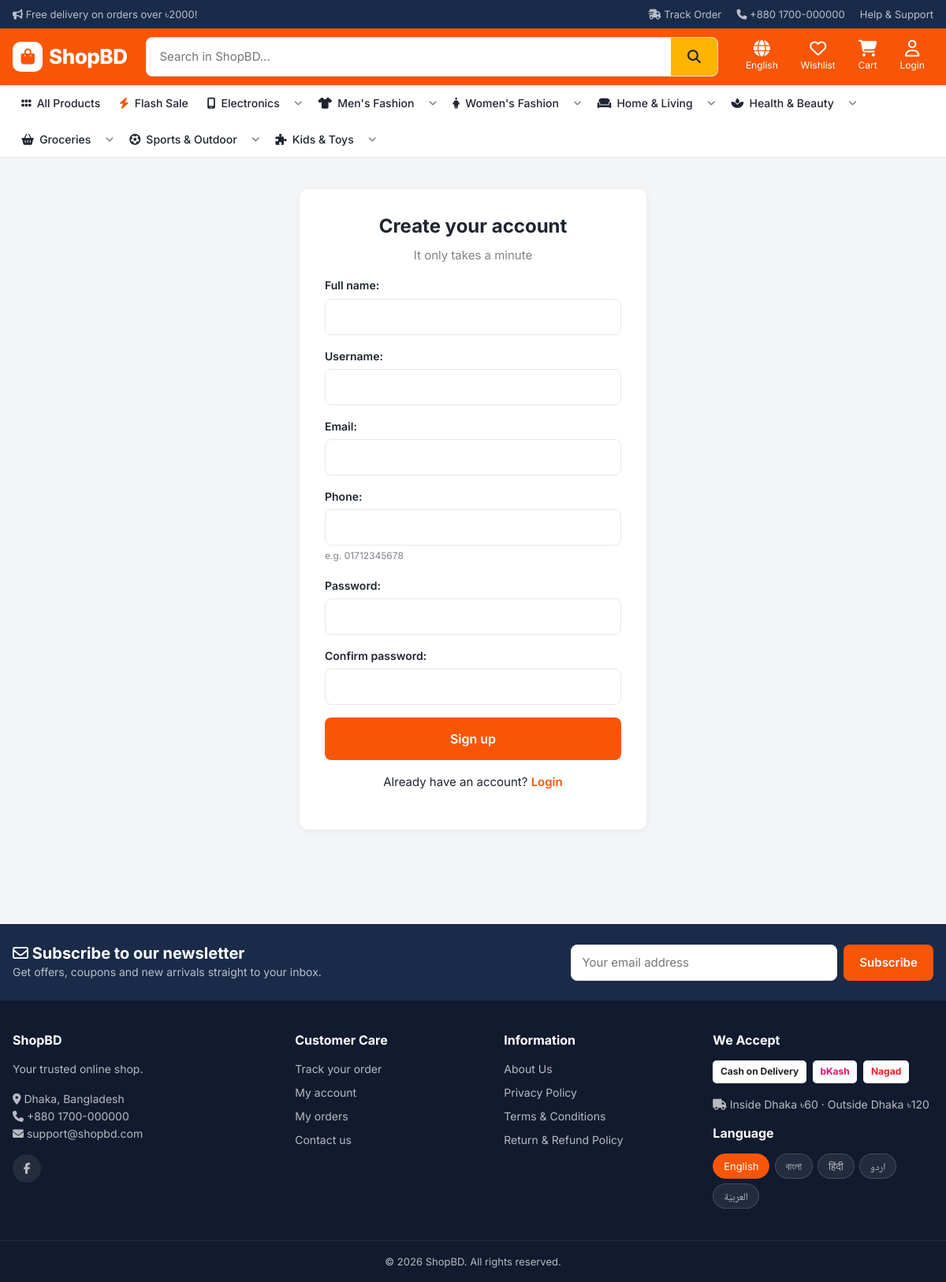
Page /accounts/register/ on the committed database.
### core/models.py (models this page shows, shortened)
class SiteSetting(TranslatableMixin, models.Model):
    site_name = models.CharField(max_length=100, default="ShopBD")
    tagline = models.CharField(max_length=200, blank=True, default="Online Shopping in Bangladesh")
    logo = models.ImageField(upload_to="site/", blank=True)
    favicon = models.ImageField(upload_to="site/", blank=True)
    phone = models.CharField(max_length=30, blank=True, default="+880 1700-000000")
    email = models.EmailField(blank=True, default="support@shopbd.com")
    address = models.CharField(max_length=255, blank=True, default="Dhaka, Bangladesh")
    facebook = models.URLField(blank=True)
    instagram = models.URLField(blank=True)
    youtube = models.URLField(blank=True)
    top_notice = models.CharField(max_length=255, blank=True, default="Free delivery on orders over ৳2000!")
    default_language = models.CharField(
        max_length=10, choices=settings.LANGUAGES, default="en",
        help_text="নতুন ভিজিটর প্রথমে এই ভাষায় সাইট দেখবে (পরে নিজে বদলাতে পারবে)",
    )
    shipping_inside_dhaka = models.DecimalField(max_digits=8, decimal_places=2, default=Decimal("60"))
    shipping_outside_dhaka = models.DecimalField(max_digits=8, decimal_places=2, default=Decimal("120"))
    free_shipping_over = models.DecimalField(
        max_digits=10, decimal_places=2, default=Decimal("2000"),
        help_text="0 দিলে ফ্রি ডেলিভারি বন্ধ থাকবে",
    )
    bkash_number = models.CharField(max_length=20, blank=True, default="01700000000")
    nagad_number = models.CharField(max_length=20, blank=True, default="01700000000")
    enable_cod = models.BooleanField("Enable Cash on Delivery", default=True)
    enable_bkash = models.BooleanField(default=True)
    enable_nagad = models.BooleanField(default=True)
    footer_text = models.TextField(blank=True, default="Your trusted online shop.")
    class Meta:
        verbose_name = "Site Setting"
        verbose_name_plural = "Site Settings"
    @classmethod
    def load(cls):
        obj, _ = cls.objects.get_or_create(pk=1)
        return obj

class Page(TranslatableMixin, models.Model):
    title = models.CharField(max_length=150)
    slug = models.SlugField(unique=True)
    content = models.TextField(help_text="HTML লেখা যাবে")
    show_in_footer = models.BooleanField(default=True)
    is_active = models.BooleanField(default=True)

### store/models.py (models this page shows, shortened)
class Category(TranslatableMixin, models.Model):
    name = models.CharField(max_length=100)
    slug = models.SlugField(max_length=120, unique=True, blank=True, allow_unicode=True)
    parent = models.ForeignKey("self", null=True, blank=True, on_delete=models.CASCADE, related_name="children")
    image = models.ImageField(upload_to="categories/", blank=True)
    icon = models.CharField(max_length=50, blank=True, help_text="Font Awesome class, যেমন: fa-mobile-screen")
    order = models.PositiveIntegerField(default=0)
    is_active = models.BooleanField(default=True)
    show_on_home = models.BooleanField(default=True)
    class Meta:
        verbose_name_plural = "Categories"
        ordering = ["order", "name"]
    def get_absolute_url(self):
        return reverse("store:category", args=[self.slug])

### accounts/views.py (the view, shortened to what this page needs)
# urls.py: path("register/", views.register, name="register"),
def register(request):
    if request.user.is_authenticated:
        return redirect("accounts:dashboard")
    form = RegisterForm(request.POST or None)
    return render(request, "accounts/register.html", {"form": form})

### accounts/forms.py (shortened to what this page needs)
class RegisterForm(StyledMixin, UserCreationForm):
    first_name = forms.CharField(label=_("Full name"), max_length=100)
    email = forms.EmailField(label=_("Email"))
    phone = forms.CharField(label=_("Phone"), max_length=20, help_text=_("e.g. 01712345678"))
    class Meta:
        model = User
        fields = ["first_name", "username", "email", "phone", "password1", "password2"]
        labels = {"username": _("Username")}
    def __init__(self, *args, **kwargs):
        super().__init__(*args, **kwargs)
        self._style()
        self.fields["password1"].label = _("Password")
        self.fields["password2"].label = _("Confirm password")
        for f in ("password1", "password2", "username"):
            self.fields[f].help_text = ""

### accounts/forms.py (called while the page is built)
    def _style(self):
        for name, field in self.fields.items():
            if not isinstance(field.widget, (forms.CheckboxInput, forms.RadioSelect)):
                field.widget.attrs.setdefault("class", "form-control")

### cart/cart.py (called while the page is built)
    def __len__(self):
        return sum(item["quantity"] for item in self.cart.values())

### core/models.py (called while the page is built)
    @classmethod
    def load(cls):
        obj, _ = cls.objects.get_or_create(pk=1)
        return obj

    def css_variables(self):
        from .theme import build_css_variables
        return build_css_variables(self)

### core/templatetags/shop_tags.py (called while the page is built)
@register.filter
def taka(value):
    try:
        text = f"৳{Decimal(value):,.0f}"
    except Exception:
        return value
    if (get_language() or "").startswith("bn"):
        text = text.translate(BN_DIGITS)
    return text

@register.filter
def tr(obj, field):
    if obj is None:
        return ""
    if hasattr(obj, "tr"):
        return obj.tr(field)
    return getattr(obj, field, "")

@register.simple_tag
def theme_style(theme_vars):
    css = ";".join(f"{k}:{v}" for k, v in (theme_vars or {}).items())
    return format_html("<style>:root{{{}}}</style>", mark_safe(css.replace("<", "")))

### core/theme.py (called while the page is built)
def _rgb(hex_color):
    h = (hex_color or "#000000").lstrip("#")
    try:
        return tuple(int(h[i:i + 2], 16) for i in (0, 2, 4))
    except ValueError:
        return (0, 0, 0)

def _hex(rgb):
    return "#" + "".join(f"{max(0, min(255, round(c))):02x}" for c in rgb)

def mix(color, other, amount):
    a, b = _rgb(color), _rgb(other)
    return _hex(tuple(x + (y - x) * amount for x, y in zip(a, b)))

def readable_on(bg):
    return "#1f2430" if luminance(bg) > 0.45 else "#ffffff"

### core/translation.py (called while the page is built)
def current_lang():
    return (get_language() or DEFAULT_LANG).split("-")[0]

### templates/accounts/register.html (shortened to what this page needs)
{% extends "base.html" %}
{% load i18n %}
{% block content %}
<div class="container">
  <div class="card auth-box"><div class="card-body">
    <h1>{% trans "Create your account" %}</h1>
    <p class="muted text-center">{% trans "It only takes a minute" %}</p>
    <form method="post">{% csrf_token %}
      {% include "accounts/_form_fields.html" %}
      <button type="submit" class="btn btn-primary btn-lg btn-block">{% trans "Sign up" %}</button>
    </form>
    <p class="text-center mt-2">{% trans "Already have an account?" %} <a class="btn-link" href="{% url 'accounts:login' %}">{% trans "Login" %}</a></p>
  </div></div>
</div>
{% endblock %}

### templates/base.html (shortened to what this page needs)
{% load static i18n shop_tags %}{% get_current_language as LANGUAGE_CODE %}{% get_current_language_bidi as LANGUAGE_BIDI %}{% get_available_languages as LANGUAGES %}{% get_language_info for LANGUAGE_CODE as cur_lang %}<!DOCTYPE html>
<html lang="{{ LANGUAGE_CODE }}" dir="{% if LANGUAGE_BIDI %}rtl{% else %}ltr{% endif %}">
<head>
  <link rel="stylesheet" href="https://cdnjs.cloudflare.com/ajax/libs/font-awesome/6.5.2/css/all.min.css">
  <link rel="stylesheet" href="{% static 'css/style.css' %}">
</head>
<body class="lang-{{ LANGUAGE_CODE }}">
  <div class="topbar">
    <div class="container">
      <span>{% with notice=site|tr:"top_notice" %}{% if notice %}<i class="fa-solid fa-bullhorn"></i> {{ notice }}{% endif %}{% endwith %}</span>
      <div class="topbar-links">
        <a href="{% url 'orders:track' %}"><i class="fa-solid fa-truck-fast"></i> {% trans "Track Order" %}</a>
        <a href="tel:{{ site.phone }}" dir="ltr"><i class="fa-solid fa-phone"></i> {{ site.phone }}</a>
        <a href="{% url 'core:contact' %}">{% trans "Help & Support" %}</a>
      </div>
    </div>
  </div>
  <header class="header">
    <div class="container header-main">
      <a href="{% url 'core:home' %}" class="logo">
        {% if site.logo %}<img src="{{ site.logo.url }}" alt="{{ site.site_name }}">
        {% else %}<span class="logo-mark"><i class="fa-solid fa-bag-shopping"></i></span>{{ site.site_name }}{% endif %}
      </a>
      <div class="search">
        <form action="{% url 'store:product_list' %}" method="get" role="search">
          <input id="search-input" type="search" name="q" value="{{ request.GET.q }}" placeholder="{% blocktrans with name=site.site_name %}Search in {{ name }}...{% endblocktrans %}"
                 autocomplete="off" data-url="{% url 'store:search_suggest' %}" aria-label="{% trans 'Search' %}">
          <button type="submit" aria-label="{% trans 'Search' %}"><i class="fa-solid fa-magnifying-glass"></i></button>
        </form>
      </div>
      <div class="header-actions">
        <div class="dropdown lang-switch">
          <button class="h-action" data-dropdown aria-label="{% trans 'Language' %}"><i class="fa-solid fa-globe"></i><span class="lbl">{{ cur_lang.name_local }}</span></button>
        </div>
        <a href="{% url 'store:wishlist' %}" class="h-action hide-sm">
          <i class="fa-regular fa-heart"></i><span class="lbl">{% trans "Wishlist" %}</span>
        </a>
        <a href="{% url 'cart:detail' %}" class="h-action">
          <i class="fa-solid fa-cart-shopping"></i><span class="lbl">{% trans "Cart" %}</span>
        </a>
        {% if user.is_authenticated %}
        <div class="dropdown">
          <button class="h-action" data-dropdown><i class="fa-regular fa-user"></i><span class="lbl">{{ user.first_name|default:user.username|truncatechars:12 }}</span></button>
          <div class="dropdown-menu">
            <a href="{% url 'accounts:dashboard' %}"><i class="fa-solid fa-gauge"></i> {% trans "My Account" %}</a>
            <a href="{% url 'orders:my_orders' %}"><i class="fa-solid fa-box"></i> {% trans "My Orders" %}</a>
            <a href="{% url 'store:wishlist' %}"><i class="fa-regular fa-heart"></i> {% trans "Wishlist" %}</a>
            <a href="{% url 'accounts:addresses' %}"><i class="fa-solid fa-location-dot"></i> {% trans "Addresses" %}</a>
            {% if pos_access %}<hr>
            <a href="{% url 'pos:terminal' %}"><i class="fa-solid fa-cash-register"></i> {% trans "Shop POS (counter sale)" %}</a>{% endif %}
            {% if user.is_staff %}<hr>
            <a href="{% url 'core:staff_dashboard' %}"><i class="fa-solid fa-chart-line"></i> {% trans "Seller Dashboard" %}</a>
            <a href="{% url 'admin:index' %}"><i class="fa-solid fa-screwdriver-wrench"></i> {% trans "Admin Panel" %}</a>
            <a href="{% url 'admin:core_themesetting_changelist' %}"><i class="fa-solid fa-palette"></i> {% trans "Theme & Colors" %}</a>{% endif %}
            <hr>
            <form method="post" action="{% url 'accounts:logout' %}">{% csrf_token %}
              <button type="submit"><i class="fa-solid fa-right-from-bracket"></i> {% trans "Logout" %}</button>
            </form>
          </div>
        </div>
        {% else %}
        <a href="{% url 'accounts:login' %}" class="h-action"><i class="fa-regular fa-user"></i><span class="lbl">{% trans "Login" %}</span></a>
        {% endif %}
      </div>
    </div>
  </header>
  <nav class="catnav">
    <div class="container">
      <ul>
        <li><a href="{% url 'store:product_list' %}"><i class="fa-solid fa-grip"></i> {% trans "All Products" %}</a></li>
        <li><a href="{% url 'store:product_list' %}?filter=flash"><i class="fa-solid fa-bolt" style="color:var(--primary)"></i> {% trans "Flash Sale" %}</a></li>
        {% for cat in menu_categories %}
        <li class="{% if cat.children.all %}has-sub{% endif %}">
          <a href="{{ cat.get_absolute_url }}">{% if cat.icon %}<i class="fa-solid {{ cat.icon }}"></i>{% endif %} {{ cat|tr:"name" }}</a>
          {% if cat.children.all %}
          <button type="button" class="sub-toggle" aria-expanded="false" aria-label="{% trans 'Sub-categories' %}"><i class="fa-solid fa-angle-down"></i><span class="caret-fallback">▾</span></button>
          {% endif %}
        </li>
        {% endfor %}
      </ul>
    </div>
  </nav>
  <main>
    {% block content %}{% endblock %}
  </main>
  <section class="newsletter no-print">
    <div class="container">
      <div>
        <h3><i class="fa-regular fa-envelope"></i> {% trans "Subscribe to our newsletter" %}</h3>
        <p>{% trans "Get offers, coupons and new arrivals straight to your inbox." %}</p>
      </div>
      <form method="post" action="{% url 'core:subscribe' %}">{% csrf_token %}
        <input class="form-control" type="email" name="email" placeholder="{% trans 'Your email address' %}" required>
        <button class="btn btn-primary" type="submit">{% trans "Subscribe" %}</button>
      </form>
    </div>
  </section>
  <footer class="footer">
    <div class="container footer-grid">
      <div>
        <h4>{{ site.site_name }}</h4>
        <p>{{ site|tr:"footer_text" }}</p>
        <p><i class="fa-solid fa-location-dot"></i> {{ site.address }}<br>
           <i class="fa-solid fa-phone"></i> <span dir="ltr">{{ site.phone }}</span><br>
           <i class="fa-solid fa-envelope"></i> {{ site.email }}</p>
        <div class="socials">
          {% if site.facebook %}<a href="{{ site.facebook }}" target="_blank" rel="noopener" aria-label="Facebook"><i class="fa-brands fa-facebook-f"></i></a>{% endif %}
        </div>
      </div>
      <div>
        <h4>{% trans "Customer Care" %}</h4>
        <ul>
          <li><a href="{% url 'orders:track' %}">{% trans "Track your order" %}</a></li>
          <li><a href="{% url 'accounts:dashboard' %}">{% trans "My account" %}</a></li>
          <li><a href="{% url 'orders:my_orders' %}">{% trans "My orders" %}</a></li>
          <li><a href="{% url 'core:contact' %}">{% trans "Contact us" %}</a></li>
        </ul>
      </div>
      <div>
        <h4>{% trans "Information" %}</h4>
        <ul>
          {% for p in footer_pages %}<li><a href="{% url 'core:page' p.slug %}">{{ p|tr:"title" }}</a></li>{% endfor %}
        </ul>
      </div>
      <div>
        <h4>{% trans "We Accept" %}</h4>
        <div class="pay-icons">
          {% if site.enable_cod %}<span>{% trans "Cash on Delivery" %}</span>{% endif %}
          {% if site.enable_bkash %}<span style="color:#e2136e">{% trans "bKash" %}</span>{% endif %}
          {% if site.enable_nagad %}<span style="color:#ec1c24">{% trans "Nagad" %}</span>{% endif %}
        </div>
        <p class="mt-2"><i class="fa-solid fa-truck"></i> {% trans "Inside Dhaka" %} {{ site.shipping_inside_dhaka|taka }} · {% trans "Outside Dhaka" %} {{ site.shipping_outside_dhaka|taka }}</p>
        <h4 class="mt-2">{% trans "Language" %}</h4>
        <form action="{% url 'set_language' %}" method="post" class="footer-langs">{% csrf_token %}
          {% for code, name in LANGUAGES %}{% get_language_info for code as lang %}
          <button type="submit" name="language" value="{{ code }}" class="{% if code == LANGUAGE_CODE %}active{% endif %}">{{ lang.name_local }}</button>
          {% endfor %}
        </form>
      </div>
    </div>
    <div class="copyright">© {% now "Y" %} {{ site.site_name }}. {% trans "All rights reserved." %}</div>
  </footer>
  {% trans "Ends in" as t_ends %}{% trans "Something went wrong." as t_wrong %}{% trans "Free" as t_free %}{% trans "Close" as t_close %}
</body>
</html>

### rows in the picture
SiteSetting: top_notice "Free delivery on orders over ৳2000!", phone "+880 1700-000000", site_name "ShopBD", footer_text "Your trusted online shop.", address "Dhaka, Bangladesh", email "support@shopbd.com", shipping_inside_dhaka|taka "৳60", shipping_outside_dhaka|taka "৳120"
Category: name "Electronics"
Category: name "Men's Fashion"
Category: name "Women's Fashion"
Category: name "Home & Living"
Category: name "Health & Beauty"
Category: name "Groceries"
Category: name "Sports & Outdoor"
Category: name "Kids & Toys"
Page: title "About Us"
Page: title "Privacy Policy"
Page: title "Terms & Conditions"
Page: title "Return & Refund Policy"

### other values in the picture
{{ cur_lang.name_local }} "English"
{{ field.label_tag }} "Full name:" "Username:" "Email:" "Phone:" "Password:" "Confirm password:"
{{ field.help_text|safe }} "e.g. 01712345678"
{{ lang.name_local }} "English" "বাংলা" "हिंदी" "اردو" "العربيّة"
